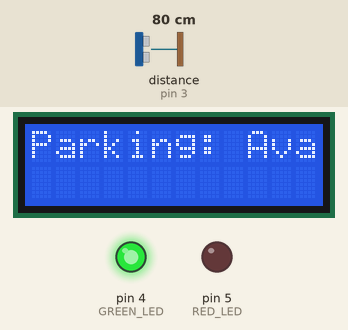
This sketch was run on a simulated Arduino Uno, built with avr-gcc and run on an emulated ATmega328P. Shown: 12×2 character LCD, output pins drawn as LEDs (lit = HIGH). Wiring (from diagram.json): ultrasonic range finder: trigger pin 2; echo pin 3. The inputs (shaded band) are chosen by the test bench; at power-on: distance to the obstacle (sensor on pin 3) 80 cm. The echo pulse lasts 58.3 µs per cm; pins used as bus, display or sensor lines are not drawn; what the sketch prints to the serial monitor is not drawn.

Above: at 1.2 s.
1.3 s: distance to the obstacle (sensor on pin 3) set to 11 cm
3.3 s: distance to the obstacle (sensor on pin 3) set to 8 cm
At 5.3 s:
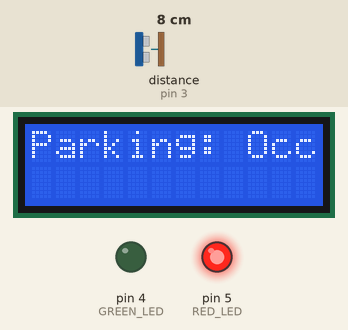
5.6 s: distance to the obstacle (sensor on pin 3) set to 18 cm
At 7.3 s:
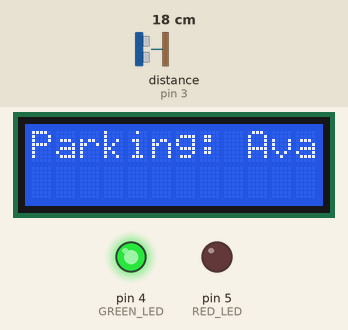
7.7 s: distance to the obstacle (sensor on pin 3) set to 2 cm
At 9.2 s:
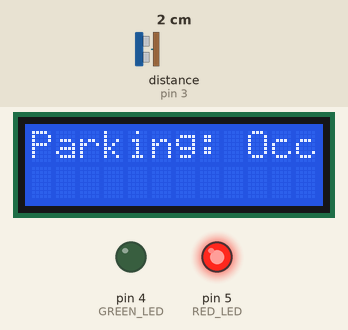
Timing chart, 0 to 10.7 s (numbered marks = the images above; inputs shaded):
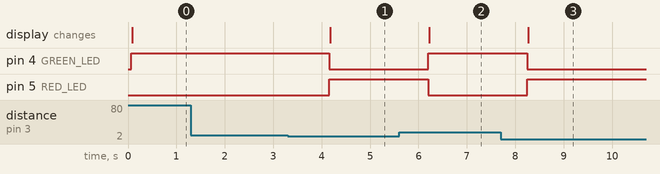

The sketch:

ultraSonicPoject.ino
```cpp
#include <Wire.h>
#include <LiquidCrystal_I2C.h>

#define TRIG_PIN 2
#define ECHO_PIN 3
#define GREEN_LED 4
#define RED_LED 5
#define LCD_COLS 12
#define LCD_ROWS 2

LiquidCrystal_I2C lcd(0x27, LCD_COLS, LCD_ROWS);  // Set the LCD address to 0x27 for a 12x2 display

void setup() {
  Serial.begin(9600);
  lcd.init();  // Initialize the LCD
  lcd.backlight();  // Turn on the backlight
  pinMode(TRIG_PIN, OUTPUT);
  pinMode(ECHO_PIN, INPUT);
  pinMode(GREEN_LED, OUTPUT);
  pinMode(RED_LED, OUTPUT);
}

void loop() {
  long duration, distance;

  digitalWrite(TRIG_PIN, LOW);
  delayMicroseconds(2);
  digitalWrite(TRIG_PIN, HIGH);
  delayMicroseconds(10);
  digitalWrite(TRIG_PIN, LOW);

  duration = pulseIn(ECHO_PIN, HIGH);
  distance = (duration / 2) / 29.1; // Calculate distance in cm

  if (distance < 10) {
    digitalWrite(GREEN_LED, LOW);
    digitalWrite(RED_LED, HIGH);
    lcd.clear();
    lcd.setCursor(0, 0);
    lcd.print("Parking: Occupied");
    Serial.println("Parking space occupied");
  } else {
    digitalWrite(RED_LED, LOW);
    digitalWrite(GREEN_LED, HIGH);
    lcd.clear();
    lcd.setCursor(0, 0);
    lcd.print("Parking: Available");
    Serial.println("Parking space available");
  }

  delay(1000);
}
```

Measured:
- the behaviour switches between 10 and 9 cm on distance to the obstacle (sensor on pin 3) (found by bisection; images 0 and 1)
- after the input at 1.3 s, every drawn part: stays the same
- after the input at 3.3 s, pin 4 (GREEN_LED): HIGH → LOW after 0.86 s; pin 5 (RED_LED): LOW → HIGH after 0.86 s; the display: changes after 0.88 s (image 1)
- after the input at 5.6 s, pin 4 (GREEN_LED): LOW → HIGH after 0.60 s; pin 5 (RED_LED): HIGH → LOW after 0.60 s; the display: changes after 0.62 s (image 2)
- after the input at 7.7 s, pin 4 (GREEN_LED): HIGH → LOW after 0.55 s; pin 5 (RED_LED): LOW → HIGH after 0.55 s; the display: changes after 0.56 s (image 3)
